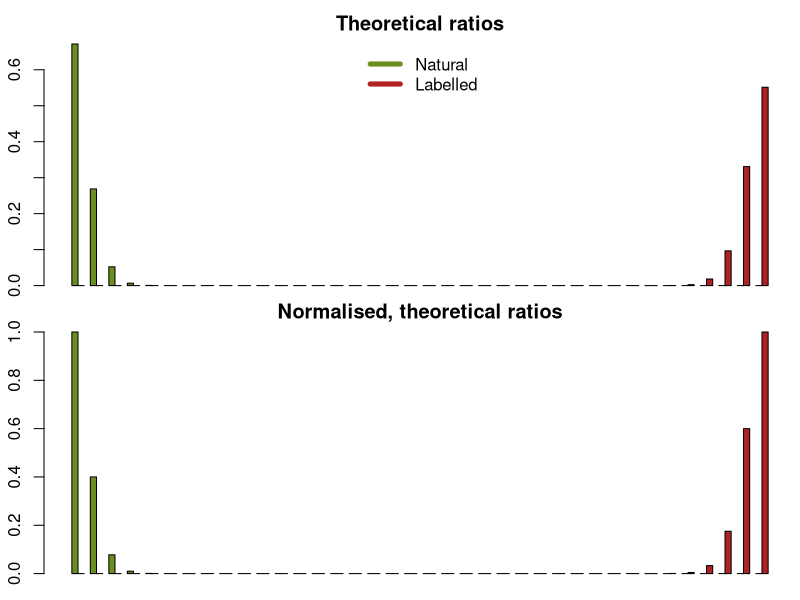

Here is the R script that generated this plot:
#################################################################################
################################################################################
######################## Define observed properties
# Calculate isotopic enrichment using M+1 and M (or M'-1 and M')
# Note: Use determined number of carbon atoms (delta M' and M) only in AllExtract data processing or 
#       to determine the isotopic enrichment of the 13C-labelled tracer
Cn=37
ratioOfMpOneToM=.6
substitutions=1


#################################################################################
################################################################################
######################## Function definitions

# calculate ratio of M+s relative to M (or M'-s relative to M')
getNormalisedIsotopePatternRatio<-function(a,s,p){
  return( (p^(a-s)) * ((1.-p)^s) * choose(a,s) / (p^a) )
}
# caluclate the absolute, relative ratio of M+s (or M'-s)
# Note: similar to getNormalisedIsotopePatternRatio but no normalisation to M (or M') is performed
getAbsoluteIsotopePatternRatio<-function(a,s,p){
  return( (p^(a-s)) * ((1.-p)^s) * choose(a,s))
}
# calculates the isotopic enrichment using M+s and M (or M'-s and M')
getIsotopicEnrichment<-function(a,s,r){
  return( choose(a,s)^(1./s) / ( choose(a,s)^(1./s)+r^(1./s) ) )
}



#################################################################################
################################################################################
######################## Calculate isotopic enrichment

enrichment=getIsotopicEnrichment(Cn, substitutions, ratioOfMpOneToM)




#################################################################################
################################################################################
######################## Display results

print(sprintf("Enrichment is %.2f%% at a ratio of %.4f with Cn %d at M+%d/M (or M'-%d/M')", enrichment*100, ratioOfMpOneToM, Cn, substitutions, substitutions))



#################################################################################
################################################################################
######################## Show results as a theoretical mass spectra

CnPos=0:Cn
natRatios=getAbsoluteIsotopePatternRatio(Cn, CnPos, 0.9893)     ## 98.93% is the natural enrichment with 13C
labRatios=getAbsoluteIsotopePatternRatio(Cn, CnPos, enrichment)

op <- par(mfrow = c(2,1),
          oma = c(1,2,0,0) + 0.1,
          mar = c(0,0,2,0) + 0.1)

## theoretical abundances
m=rbind(natRatios, rev(labRatios))
rownames(m)=c("Natural", "Labelled")

barplot(m, beside=T, col=c("Olivedrab", "Firebrick"), main="Theoretical ratios")
legend("top", legend=rownames(m), col=c("Olivedrab", "Firebrick"), lwd=5, box.lwd = 0, box.col="white")

## normalised theoretical abundances
m=rbind(natRatios/natRatios[1], rev(labRatios)/labRatios[1])
rownames(m)=c("Natural", "Labelled")

barplot(m, beside=T, col=c("Olivedrab", "Firebrick"), main="Normalised, theoretical ratios")
par(op)


